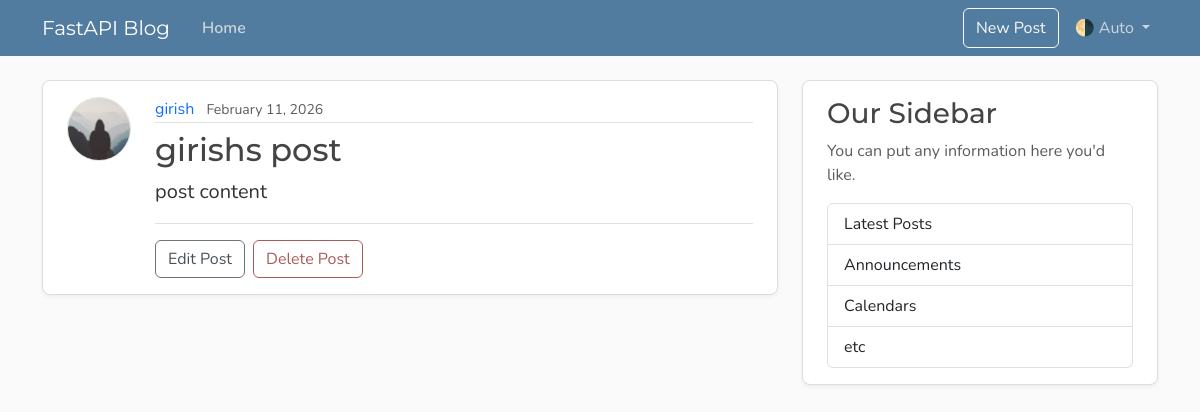
Before: /posts/1 with the older database file.
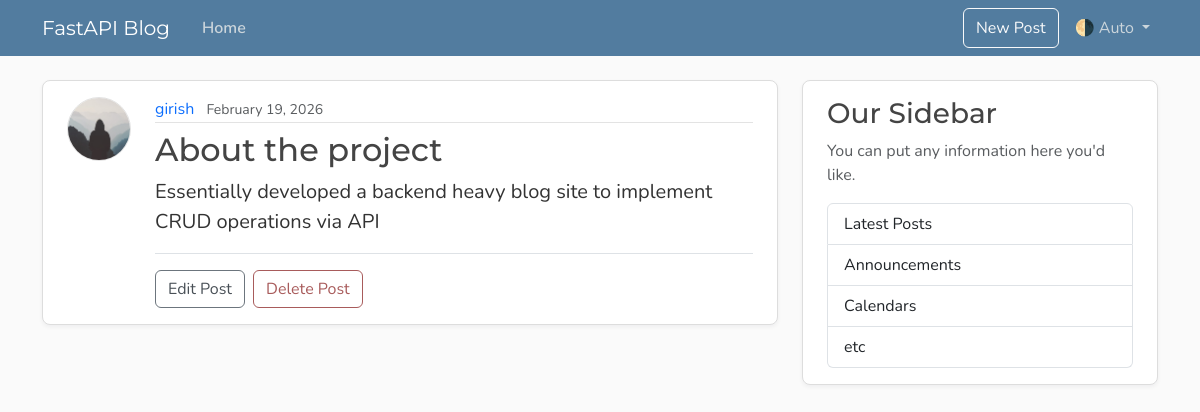
After: the same page with the newer database file.
### models.py (models this page shows)
class Post(Base):
    __tablename__ = "posts"
    id: Mapped[int] = mapped_column(Integer, primary_key=True, index=True)
    title: Mapped[str] = mapped_column(String(100), nullable=False)
    content: Mapped[str] = mapped_column(Text, nullable=False)
    user_id: Mapped[int] = mapped_column(
        ForeignKey("users.id"),
        nullable=False,
        index=True,
    )
    date_posted: Mapped[datetime] = mapped_column(
        DateTime(timezone=True),
        default=lambda: datetime.now(UTC),
    )
    author: Mapped[User] = relationship(back_populates="posts")

### main.py (the view)
@app.get("/posts/{post_id}", include_in_schema=False)
async def post_page(request: Request, post_id: int, db: Annotated[AsyncSession, Depends(get_db)]):
    result = await db.execute(select(models.Post).options(selectinload(models.Post.author)).where(models.Post.id == post_id))
    post = result.scalars().first()
    if post:
        title = post.title[:50]
        return templates.TemplateResponse(
            request,
            "post.html",
            {"post": post, "title": title},
        )
    raise HTTPException(status_code=status.HTTP_404_NOT_FOUND, detail="Post not found")

### templates/post.html (shortened to what this page needs)
{% extends "layout.html" %} {% block content %}
<article class="content-section py-3 px-4 mb-4">
  <div class="d-flex align-items-start gap-4">
    <img
      class="rounded-circle article-img flex-shrink-0"
      src="{{ post.author.image_path }}"
      alt="{{ post.author.username }}'s profile picture"
      width="64"
      height="64"
      loading="lazy"
    />
    <div class="flex-grow-1">
      <div class="article-metadata mb-2">
        <a
          class="me-2"
          href="{{ url_for('user_posts', user_id=post.author.id) }}"
          >{{ post.author.username }}</a
        >
        <small class="text-body-secondary"
          >{{ post.date_posted.strftime("%B %d, %Y") }}</small
        >
      </div>
      <h2 class="article-title">{{ post.title }}</h2>
      <p class="article-content">{{ post.content }}</p>
      {% if post.user_id == 1 %}
      <div class="post-actions mt-3 pt-3 border-top">
        <button
          type="button"
          class="btn btn-outline-secondary me-1"
          data-bs-toggle="modal"
          data-bs-target="#editModal"
        >
          Edit Post
        </button>
        <button
          type="button"
          class="btn btn-outline-danger"
          data-bs-toggle="modal"
          data-bs-target="#deleteModal"
        >
          Delete Post
        </button>
      </div>
      {% endif %}
    </div>
  </div>
</article>
{% endblock content %}

Changed rows visible on the page:
changed Post: date_posted "February 11, 2026" → "February 19, 2026"; title "girishs post" → "About the project"; content "post content" → "Essentially developed a backend heavy blog site to implement CRUD operations via API"
